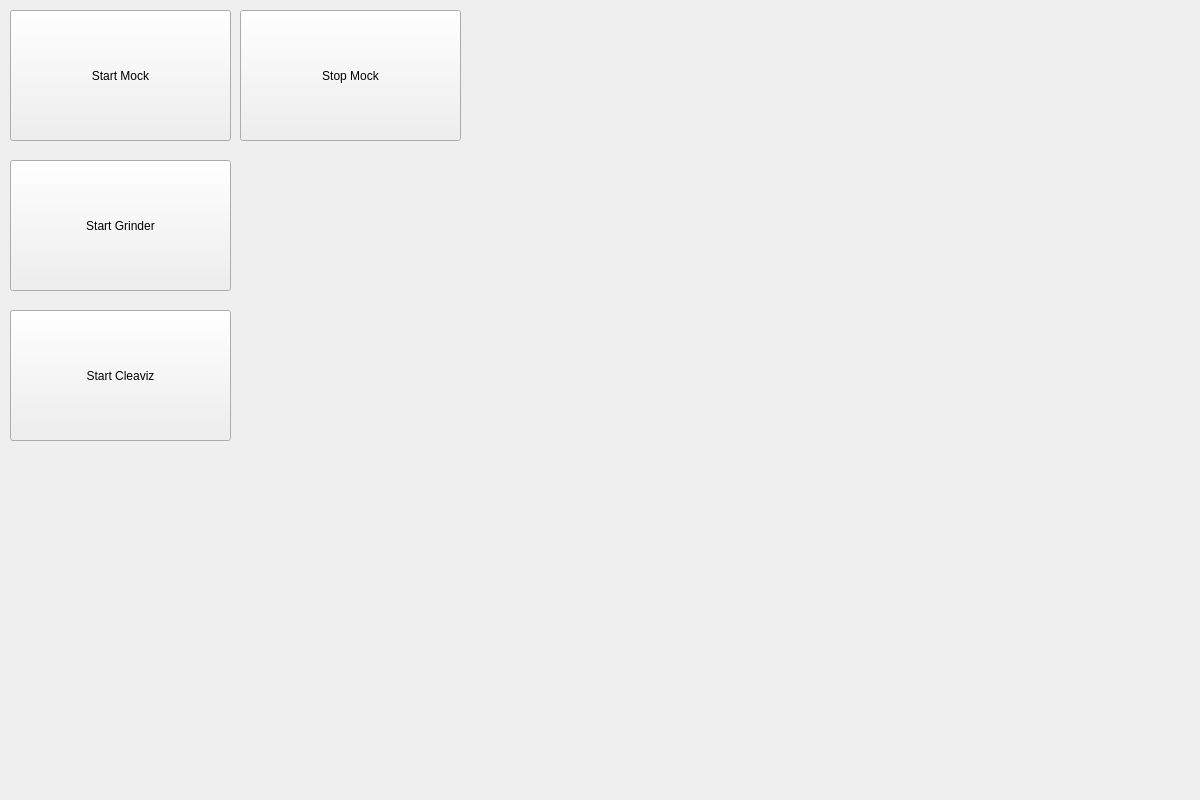
<?xml version="1.0" encoding="UTF-8"?>
<ui version="4.0">
 <class>Form</class>
 <widget class="QWidget" name="Form">
  <property name="geometry">
   <rect>
    <x>0</x>
    <y>0</y>
    <width>1200</width>
    <height>800</height>
   </rect>
  </property>
  <property name="windowTitle">
   <string>Form</string>
  </property>
  <widget class="QPushButton" name="startCleavizButton">
   <property name="enabled">
    <bool>true</bool>
   </property>
   <property name="geometry">
    <rect>
     <x>10</x>
     <y>310</y>
     <width>221</width>
     <height>131</height>
    </rect>
   </property>
   <property name="text">
    <string>Start Cleaviz</string>
   </property>
  </widget>
  <widget class="QPushButton" name="startMockButton">
   <property name="enabled">
    <bool>true</bool>
   </property>
   <property name="geometry">
    <rect>
     <x>10</x>
     <y>10</y>
     <width>221</width>
     <height>131</height>
    </rect>
   </property>
   <property name="text">
    <string>Start Mock</string>
   </property>
  </widget>
  <widget class="QPushButton" name="StartGrinderButton">
   <property name="enabled">
    <bool>true</bool>
   </property>
   <property name="geometry">
    <rect>
     <x>10</x>
     <y>160</y>
     <width>221</width>
     <height>131</height>
    </rect>
   </property>
   <property name="text">
    <string>Start Grinder</string>
   </property>
  </widget>
  <widget class="QPushButton" name="stopMockButton">
   <property name="enabled">
    <bool>true</bool>
   </property>
   <property name="geometry">
    <rect>
     <x>240</x>
     <y>10</y>
     <width>221</width>
     <height>131</height>
    </rect>
   </property>
   <property name="text">
    <string>Stop Mock</string>
   </property>
  </widget>
  <widget class="QWidget" name="runningStatusBar" native="true">
   <property name="geometry">
    <rect>
     <x>350</x>
     <y>190</y>
     <width>120</width>
     <height>80</height>
    </rect>
   </property>
  </widget>
 </widget>
 <resources/>
 <connections/>
</ui>
